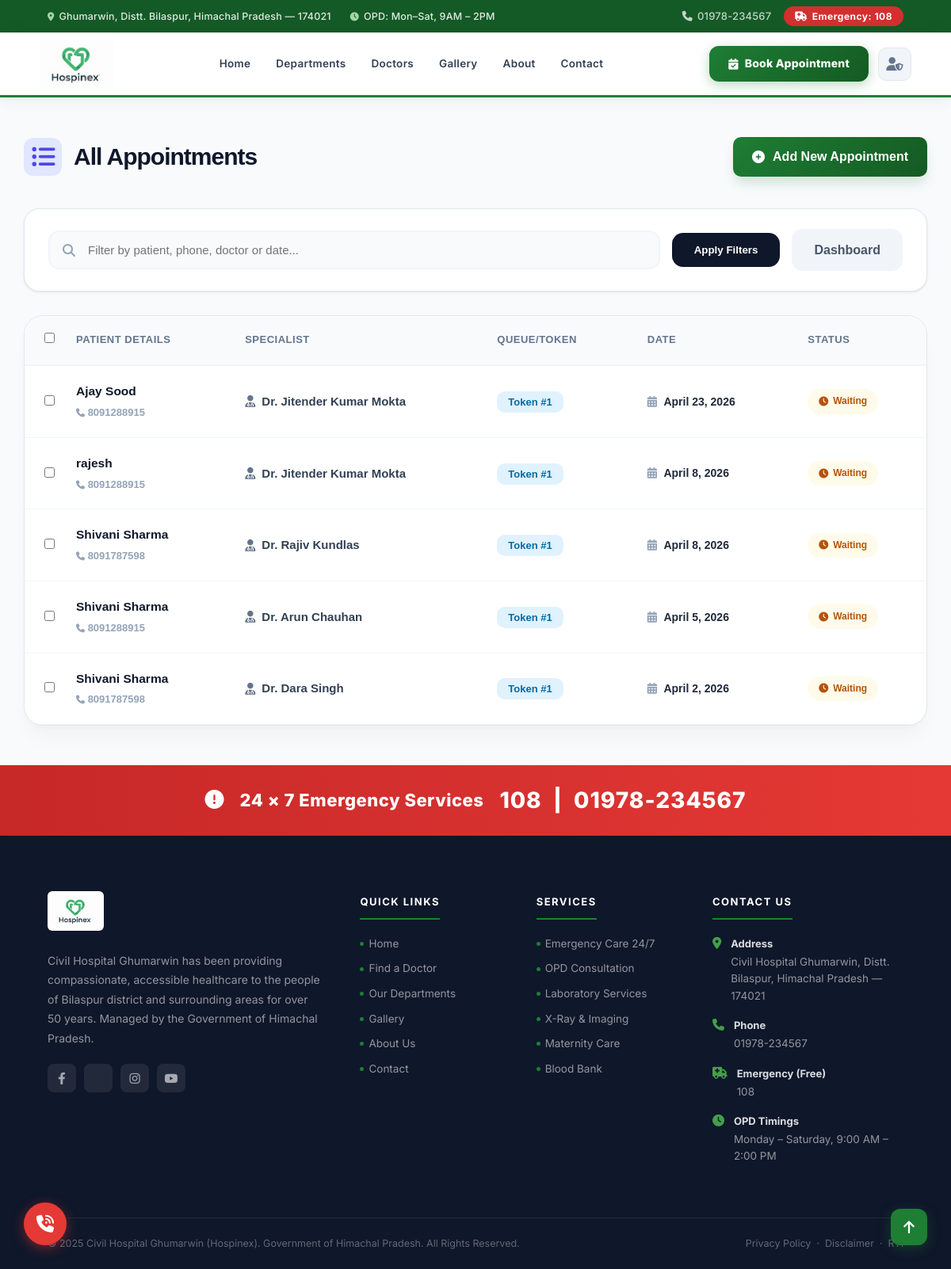
The app's page /receptionist/appointments/ (signed in) with its own data.
### doctors/models.py (models this page shows, shortened)
class Appointment(models.Model):
    STATUS_CHOICES = [
        ('waiting', 'Waiting'),
        ('in_progress', 'In Progress'),
        ('completed', 'Completed'),
        ('cancelled', 'Cancelled'),
    ]
    TIME_SLOTS = [
        ('09:00 AM', '09:00 AM'), ('10:00 AM', '10:00 AM'),
        ('11:00 AM', '11:00 AM'), ('12:00 PM', '12:00 PM'),
        ('02:00 PM', '02:00 PM'), ('03:00 PM', '03:00 PM'),
        ('04:00 PM', '04:00 PM')
    ]
    doctor = models.ForeignKey(Doctor, on_delete=models.CASCADE)
    patient_name = models.CharField(max_length=100)
    patient_email = models.EmailField(max_length=254)
    patient_phone = models.CharField(max_length=15)
    appointment_date = models.DateField()
    time_slot = models.CharField(max_length=20, choices=TIME_SLOTS, default='09:00 AM')
    disease = models.CharField(max_length=200, default="Not Specified")
    queue_number = models.PositiveIntegerField(blank=True, null=True)
    is_emergency = models.BooleanField(default=False)
    status = models.CharField(choices=STATUS_CHOICES, default='waiting', max_length=20)
    created_at = models.DateTimeField(auto_now_add=True)
    class Meta:
        ordering = ['appointment_date', 'queue_number']

class Doctor(models.Model):
    user = models.OneToOneField(User, on_delete=models.CASCADE, limit_choices_to={'is_staff': True})
    photo = models.ImageField(upload_to='doctors/', blank=True, null=True)
    specialization = models.CharField(blank=True, max_length=100)
    experience = models.PositiveIntegerField(blank=True, null=True)
    bio = models.TextField(blank=True)

### doctors/views.py (the view, shortened to what this page needs)
# urls.py: path("receptionist/appointments/", views.receptionist_appointments, name="receptionist_appointments"),
@login_required(login_url="receptionist_login")
def receptionist_appointments(request):
    query = request.GET.get("q", "").strip()
    appointments = Appointment.objects.select_related("doctor__user")
    appointments = appointments.order_by("-appointment_date")
    return render(request, "receptionist/appointments.html", {
        "appointments": appointments,
        "query": query
    })

### templates/receptionist/appointments.html (shortened to what this page needs)
{% extends "base.html" %}
{% load static %}
{% block content %}
<div class="registry-wrapper">
    <div class="registry-container">
        <div class="registry-header">
            <h1 class="registry-title">
                <i class="fa-solid fa-list-ul"></i>
                All Appointments
            </h1>
            <a href="{% url 'add_appointment' %}" class="btn-primary-reg">
                <i class="fa-solid fa-plus-circle"></i> Add New Appointment
            </a>
        </div>
        <form method="GET" class="search-toolbar">
            <div class="search-input-group">
                <i class="fa-solid fa-magnifying-glass"></i>
                <input type="text" name="q" placeholder="Filter by patient, phone, doctor or date..." value="{{ query }}">
            </div>
            <button type="submit" class="btn-search-act">Apply Filters</button>
            <a href="{% url 'receptionist_dashboard' %}" class="btn-search-act" style="background:#f1f5f9; color:#475569; text-decoration:none;">Dashboard</a>
        </form>
        <form method="POST" id="registryForm">
            <div class="registry-card">
                <table class="appointments-table">
                    <thead>
                        <tr>
                            <th style="width: 40px; padding-right: 0;"><input type="checkbox" id="selectAll"></th>
                            <th>Patient Details</th>
                            <th>Specialist</th>
                            <th>Queue/Token</th>
                            <th>Date</th>
                            <th>Status</th>
                        </tr>
                    </thead>
                    <tbody>
                        {% for a in appointments %}
                        <tr>
                            <td style="padding-right: 0;"><input type="checkbox" class="rowCheckbox" name="ids" value="{{ a.id }}"></td>
                            <td>
                                <div class="patient-info-cell">
                                    <span class="patient-name-bold">{{ a.patient_name }}</span>
                                    <span class="patient-phone-sub"><i class="fa-solid fa-phone" style="font-size:11px;"></i> {{ a.patient_phone }}</span>
                                </div>
                            </td>
                            <td>
                                <div style="display:flex; align-items:center; gap:8px; font-weight:600;">
                                    <i class="fa-solid fa-user-doctor" style="color:#64748b;"></i>
                                    Dr. {{ a.doctor.user.get_full_name|default:a.doctor.user.username }}
                                </div>
                            </td>
                            <td><span class="token-badge">Token #{{ a.queue_number }}</span></td>
                            <td>
                                <div style="font-weight:700; font-size:14px; color:#1e293b;">
                                    <i class="fa-solid fa-calendar-days" style="color:#94a3b8; margin-right:5px;"></i>
                                    {{ a.appointment_date|date:"F j, Y"|default:a.appointment_date }}
                                </div>
                            </td>
                            <td>
                                <span class="status-pill
                                    {% if a.status == 'waiting' %}status-waiting
                                    {% elif a.status == 'completed' %}status-completed
                                    {% else %}status-cancelled{% endif %}">
                                    <i class="fa-solid {% if a.status == 'waiting' %}fa-clock{% elif a.status == 'completed' %}fa-check-circle{% else %}fa-times-circle{% endif %}"></i>
                                    {{ a.status|title }}
                                </span>
                            </td>
                        </tr>
                        {% endfor %}
                    </tbody>
                </table>
            </div>
        </form>
    </div>
</div>
{% endblock %}

### templates/base.html (style rules this page uses)
:root { --green-primary: #1e7e34; --green-dark: #145a26; --green-light: #e8f5e9; --green-accent: #43a047; --white: #ffffff; --gray-50: #f8fafc; --gray-100: #f1f5f9; --gray-200: #e2e8f0; --gray-400: #94a3b8; --gray-500: #64748b; --gray-700: #334155; --gray-900: #0f172a; --shadow-sm: 0 1px 3px rgba(0,0,0,0.08); --shadow-md: 0 4px 16px rgba(0,0,0,0.08); --shadow-lg: 0 10px 40px rgba(0,0,0,0.10); --transition: all 0.25s cubic-bezier(0.4, 0, 0.2, 1); --radius: 12px; }
* { box-sizing: border-box; margin: 0; padding: 0; }
body { font-family: 'Inter', 'Poppins', sans-serif; background: var(--gray-50); color: var(--gray-700); line-height: 1.6; }

### templates/receptionist/appointments.html (style rules this page uses)
.registry-wrapper { background: #f8fafc; min-height: calc(100vh - 86px); padding: 50px 0; font-family: 'Outfit', sans-serif; }
.registry-container { max-width: 1400px; margin: 0 auto; padding: 0 30px; }
.registry-header { display: flex; justify-content: space-between; align-items: center; margin-bottom: 40px; }
.registry-title { font-size: 30px; font-weight: 900; color: #0f172a; display: flex; align-items: center; gap: 15px; letter-spacing: -1px; }
.registry-title i { background: #e0e7ff; color: #4f46e5; width: 48px; height: 48px; display: flex; align-items: center; justify-content: center; border-radius: 12px; }
.btn-primary-reg { background: linear-gradient(135deg, #1e7e34, #145a23); color: white; padding: 12px 24px; border-radius: 10px; text-decoration: none; font-weight: 700; display: flex; align-items: center; gap: 10px; box-shadow: 0 10px 15px -3px rgba(30, 126, 52, 0.2); transition: 0.3s; }
.search-toolbar { background: white; padding: 25px 30px; border-radius: 20px; box-shadow: 0 1px 3px rgba(0,0,0,0.1); border: 1px solid #e2e8f0; margin-bottom: 30px; display: grid; grid-template-columns: 1fr auto auto; gap: 15px; align-items: center; }
.search-input-group { position: relative; display: flex; align-items: center; }
.search-input-group i { position: absolute; left: 18px; color: #94a3b8; }
.search-input-group input { width: 100%; padding: 14px 20px 14px 48px; background: #f8fafc; border: 2px solid #f1f5f9; border-radius: 14px; font-size: 15px; font-weight: 500; outline: none; transition: 0.3s; }
.btn-search-act { padding: 14px 28px; background: #0f172a; color: white; border: none; border-radius: 14px; font-weight: 700; cursor: pointer; transition: 0.3s; }
.registry-card { background: white; border-radius: 24px; box-shadow: 0 4px 6px -1px rgba(0,0,0,0.02), 0 20px 25px -5px rgba(0,0,0,0.03); border: 1px solid #e2e8f0; overflow: hidden; }
.appointments-table { width: 100%; border-collapse: collapse; text-align: left; }
.appointments-table th { background: #f8fafc; padding: 20px 25px; font-size: 13px; font-weight: 800; color: #64748b; text-transform: uppercase; letter-spacing: 0.5px; border-bottom: 2px solid #f1f5f9; }
.appointments-table td { padding: 20px 25px; border-bottom: 1px solid #f1f5f9; color: #334155; font-size: 15px; vertical-align: middle; }
.patient-info-cell { display: flex; flex-direction: column; gap: 4px; }
.patient-name-bold { font-weight: 800; color: #0f172a; font-size: 15.5px; }
.patient-phone-sub { color: #94a3b8; font-size: 13px; font-weight: 600; }
.token-badge { background: #e0f2fe; color: #0369a1; padding: 6px 14px; border-radius: 10px; font-weight: 800; font-size: 13px; }
.status-pill { padding: 6px 14px; border-radius: 20px; font-size: 12px; font-weight: 700; display: inline-flex; align-items: center; gap: 6px; }
.status-waiting { background: #fffbeb; color: #b45309; }

### records on screen
Appointment: patient_name "Ajay Sood", patient_phone "8091288915", doctor.user.get_full_name "Jitender Kumar Mokta", queue_number "1", appointment_date "April 23, 2026", status "Waiting"
Appointment: patient_name "rajesh", patient_phone "8091288915", doctor.user.get_full_name "Jitender Kumar Mokta", queue_number "1", appointment_date "April 8, 2026", status "Waiting"
Appointment: patient_name "Shivani Sharma", patient_phone "8091787598", doctor.user.get_full_name "Rajiv Kundlas", queue_number "1", appointment_date "April 8, 2026", status "Waiting"
Appointment: patient_name "Shivani Sharma", patient_phone "8091288915", doctor.user.get_full_name "Arun Chauhan", queue_number "1", appointment_date "April 5, 2026", status "Waiting"
Appointment: patient_name "Shivani Sharma", patient_phone "8091787598", doctor.user.get_full_name "Dara Singh", queue_number "1", appointment_date "April 2, 2026", status "Waiting"
